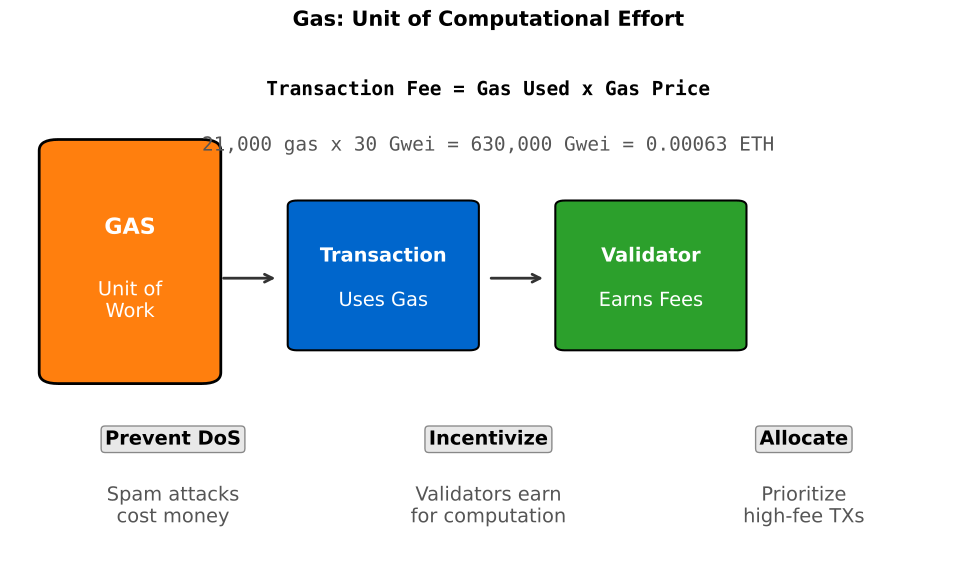

The Python source for this figure:
"""
Gas Concept Diagram
Shows what gas is and how it works
"""

import matplotlib.pyplot as plt
import matplotlib.patches as mpatches
from matplotlib.patches import FancyBboxPatch, FancyArrowPatch
import numpy as np
from pathlib import Path

CHART_METADATA = {
    'title': 'Gas Concept',
    'url': 'https://github.com/Digital-AI-Finance/Blockchain_Crypto/tree/main/Module_B_Ethereum_Smart_Contracts/L14_Gas_Mechanics/charts/01_gas_concept'
}

plt.rcParams.update({
    'font.size': 14,
    'axes.labelsize': 14,
    'axes.titlesize': 16,
    'xtick.labelsize': 12,
    'ytick.labelsize': 12,
    'legend.fontsize': 12,
    'figure.figsize': (10, 6),
    'figure.dpi': 150
})

MLPURPLE = '#3333B2'
MLBLUE = '#0066CC'
MLORANGE = '#FF7F0E'
MLGREEN = '#2CA02C'
MLRED = '#D62728'

fig, ax = plt.subplots(figsize=(10, 6))

# Gas pump icon (left)
pump = FancyBboxPatch((0.05, 0.35), 0.15, 0.40,
                       boxstyle="round,pad=0.02", facecolor=MLORANGE,
                       edgecolor='black', linewidth=2)
ax.add_patch(pump)
ax.text(0.125, 0.60, 'GAS', ha='center', fontsize=16, fontweight='bold', color='white')
ax.text(0.125, 0.45, 'Unit of\nWork', ha='center', fontsize=10, color='white')

# Transaction (center)
tx_box = FancyBboxPatch((0.30, 0.40), 0.18, 0.25,
                         boxstyle="round,pad=0.01", facecolor=MLBLUE,
                         edgecolor='black', linewidth=1.5)
ax.add_patch(tx_box)
ax.text(0.39, 0.55, 'Transaction', ha='center', fontsize=11, fontweight='bold', color='white')
ax.text(0.39, 0.47, 'Uses Gas', ha='center', fontsize=10, color='white')

# Validator (right)
validator_box = FancyBboxPatch((0.58, 0.40), 0.18, 0.25,
                                boxstyle="round,pad=0.01", facecolor=MLGREEN,
                                edgecolor='black', linewidth=1.5)
ax.add_patch(validator_box)
ax.text(0.67, 0.55, 'Validator', ha='center', fontsize=11, fontweight='bold', color='white')
ax.text(0.67, 0.47, 'Earns Fees', ha='center', fontsize=10, color='white')

# Arrows
ax.annotate('', xy=(0.28, 0.52), xytext=(0.22, 0.52),
            arrowprops=dict(arrowstyle='->', color='#333', lw=2))
ax.annotate('', xy=(0.56, 0.52), xytext=(0.50, 0.52),
            arrowprops=dict(arrowstyle='->', color='#333', lw=2))

# Formula at top
ax.text(0.50, 0.85, 'Transaction Fee = Gas Used x Gas Price', ha='center',
        fontsize=14, fontweight='bold', family='monospace')

# Example
ax.text(0.50, 0.75, '21,000 gas x 30 Gwei = 630,000 Gwei = 0.00063 ETH',
        ha='center', fontsize=11, family='monospace', color='#555')

# Three purposes at bottom
purposes = [
    (0.17, 'Prevent DoS', 'Spam attacks\ncost money'),
    (0.50, 'Incentivize', 'Validators earn\nfor computation'),
    (0.83, 'Allocate', 'Prioritize\nhigh-fee TXs'),
]

for x, title, desc in purposes:
    props = dict(boxstyle='round,pad=0.2', facecolor='#E8E8E8', edgecolor='#888')
    ax.text(x, 0.22, title, ha='center', fontsize=11, fontweight='bold', bbox=props)
    ax.text(x, 0.08, desc, ha='center', fontsize=9, color='#555')

ax.set_xlim(0, 1)
ax.set_ylim(0, 0.95)
ax.axis('off')

ax.set_title('Gas: Unit of Computational Effort', fontweight='bold', fontsize=15, pad=10)
plt.tight_layout()

output_path = Path(__file__).parent / 'chart.pdf'
plt.savefig(output_path, bbox_inches='tight', dpi=300)
print(f"Chart saved to: {output_path.absolute()}")
plt.close()
